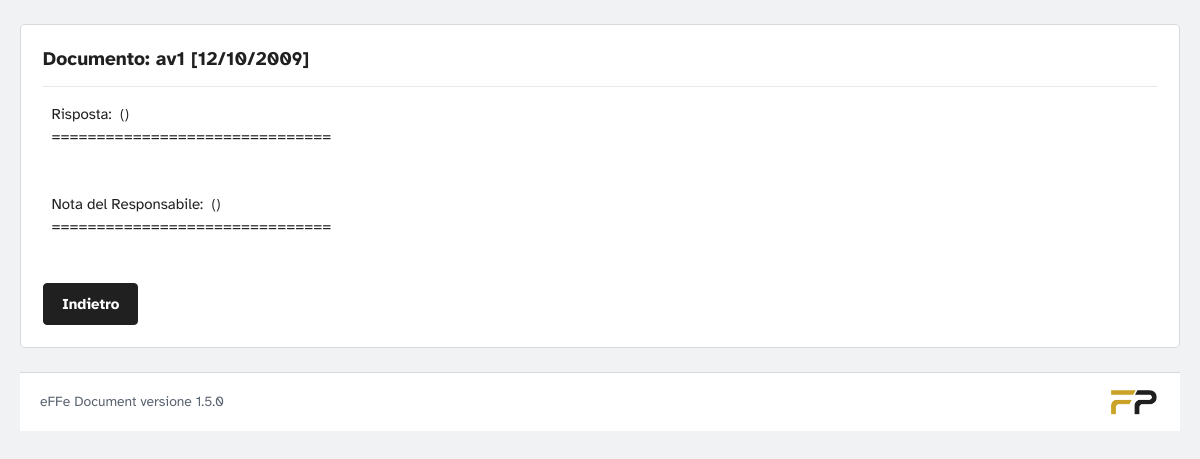
Page /effedocument/backoffice/service/service_vedi_risposta.php?iddocument=1 (signed in) on the committed database.
### tables this page shows
CREATE TABLE IF NOT EXISTS `document` (
  `id` int(11) NOT NULL AUTO_INCREMENT,
  `id_ufficio` int(11) NOT NULL,
  `id_servizio` int(11) NOT NULL DEFAULT '0',
  `id_utente` int(11) NOT NULL,
  `protocollo_tipo` int(11) NOT NULL COMMENT '0=ingresso, 1=uscita',
  `protocollo` bigint(20) NOT NULL,
  `id_modalita_ricezione` int(11) NOT NULL DEFAULT '-1',
  `protocollo_esterno` varchar(20) NOT NULL,
  `data_invio` date NOT NULL,
  `oggetto` text NOT NULL,
  `allegato` varchar(200) NOT NULL,
  `data` date NOT NULL,
  PRIMARY KEY (`id`)
);

### effedocument/common/core/core.php (called while the page is built, shortened)
<?php
function sqlEsc($valore){
	return mysql_real_escape_string((string)$valore);
}
function visualizzaDataEuro($data)
{
	$rsl = explode ('-',(string)$data);
	$rsl = array_reverse($rsl);
	return implode('/',$rsl);
}
class sast1com
{
	function getDocument($id_document)
 	{
		return mysql_fetch_array(mysql_query("select * from document where id='".sqlEsc($id_document)."'"));
	}
	function getProtocolloCompleto($id)
	{
		$tk= $this->getDocument($id);
		if ($tk)
		{
			$result_document = mysql_query ("select * from document where id='".sqlEsc($id)."'");
			$array_document=mysql_fetch_array($result_document);
			return $_SESSION['ENTE_SIGLA'].$array_document['protocollo'];
		}
		return "";
	}
}
?>

### effedocument/backoffice/service/service_vedi_risposta.php (the view, shortened to what this page needs)
<?php ob_start();  ?><!DOCTYPE HTML PUBLIC "-//W3C//DTD HTML 4.01 Transitional//EN" "http://www.w3.org/TR/html4/loose.dtd">
<?php
include("../../common/core/core.php");
	$iddocument=$_GET['iddocument'];
?>
<html>
<head>
<link href="../../common/css/effecss.css?v=1.5.0-5759dd" rel="stylesheet">
</head>
 <body>
<div id="page">
  <div align="center">
            <div class="row">
					<?php
						if(strlen($iddocument)>0) $array = $objCore->getDocument($iddocument);
						echo "<b><fieldset><legend><img src=\"../common/images/document_open.png\" width=\"60\" height=\"60\"> Documento: ".$objCore->getProtocolloCompleto($array['id'])." [".visualizzaDataEuro($array['data'])."]</legend></b><br>";
						echo "&nbsp;&nbsp;Risposta:&nbsp;  (".visualizzaDataEuro($array_risposta['data_risposta']).") ";
						echo "<br>&nbsp;&nbsp;===============================<br>";
						echo $array_risposta['testo']."<br><br>";
						echo "&nbsp;&nbsp;Nota del Responsabile:&nbsp; (".visualizzaDataEuro($array_risposta['data_nota']).") ";
						echo "<br>&nbsp;&nbsp;===============================<br>";
						echo $array_risposta['nota_responsabile']."<br><br>";
					?>
                    <form>
					<input type="button" value="Indietro" onClick="javascript:history.back()" name="button">
						</form>
                </div>
<?php include("../_include/bofooter.php"); ?>
</body>
</html>

### effedocument/common/css/effecss.css (style rules this page uses)
:root { --ink: #202020; --ink-2: #3a3d42; --paper: #ffffff; --canvas: #f1f2f4; --line: #d6dadf; --line-soft: #e7e9ec; --muted: #5b6371; --gold: #c9a22a; --gold-ink: #7d610e; --gold-tint: #faf4e1; --crit: #b3261e; --crit-tint: #fcebea; --high: #9a5507; --high-tint: #fdf1e2; --low: #1f7a4d; --low-tint: #e7f4ec; --closed: #6b7280; --closed-tint: #eceef1; --radius: 4px; --font: "Atkinson Hyperlegible", "Segoe UI", Roboto, "Helvetica Neue", Arial, sans-serif; --slant: polygon(28% 0, 100% 0, 72% 100%, 0 100%); }
*, *::before, *::after { box-sizing: border-box; }
html { -webkit-text-size-adjust: 100%; }
body { margin: 0; background: var(--canvas); color: var(--ink); font-family: var(--font); font-size: 15px; line-height: 1.5; text-align: left; }
b, strong { font-weight: 700; }
#page, #wrapper, #secWrapper, #container { width: auto; background: none; padding: 0; margin: 0; }
#page { min-height: 100vh; display: flex; flex-direction: column; }
.row { margin: 0; width: auto; position: static; background: none; font-size: inherit; line-height: inherit; }
#page > div[align="center"], .contenuto { width: 100%; max-width: 1240px; margin: 0 auto; padding: 24px 20px 40px; text-align: left; flex: 1; }
div[align="center"] { text-align: inherit; }
fieldset { background: var(--paper); border: 1px solid var(--line); border-radius: var(--radius); padding: 20px 22px 22px; margin: 0 0 24px; min-width: 0; }
legend { float: left; width: 100%; padding: 0 0 12px; margin: 0 0 16px; border-bottom: 1px solid var(--line-soft); font-size: 1.2rem; font-weight: 700; color: var(--ink); }
input[type="submit"], input[type="button"], input[type="reset"], button, .bottone { font: inherit; font-weight: 700; cursor: pointer; background: var(--ink); color: #fff; border: 1px solid var(--ink); border-radius: var(--radius); padding: 9px 18px; text-decoration: none; display: inline-block; }
body { display: flex; flex-direction: column; min-height: 100vh; }

### rows in the picture
document: $objCore->getProtocolloCompleto($array['id']) "av1", data "12/10/2009"
